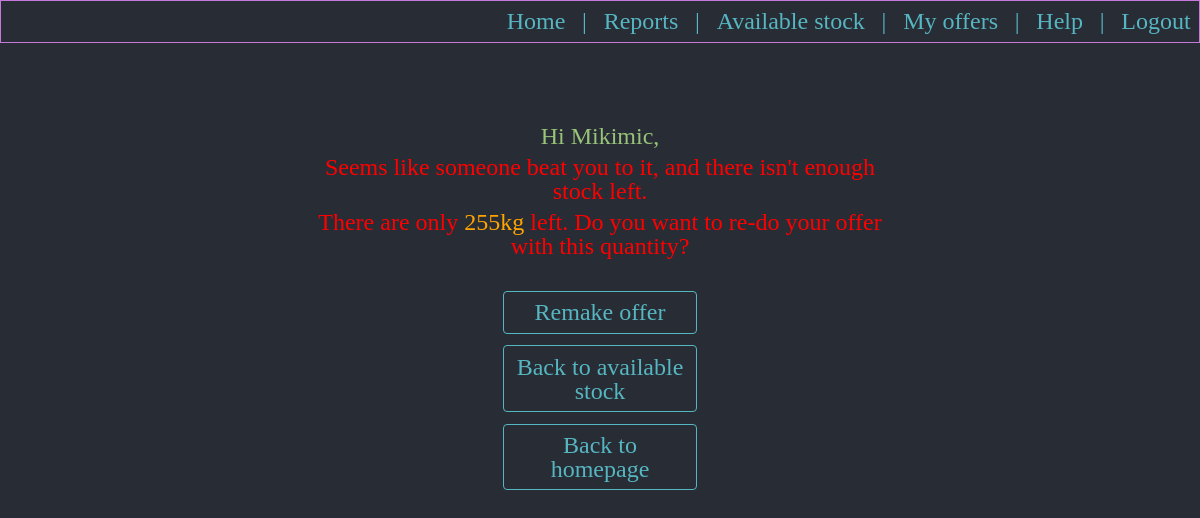
Before: /notenoughstock/185 (signed in) with the older database file.
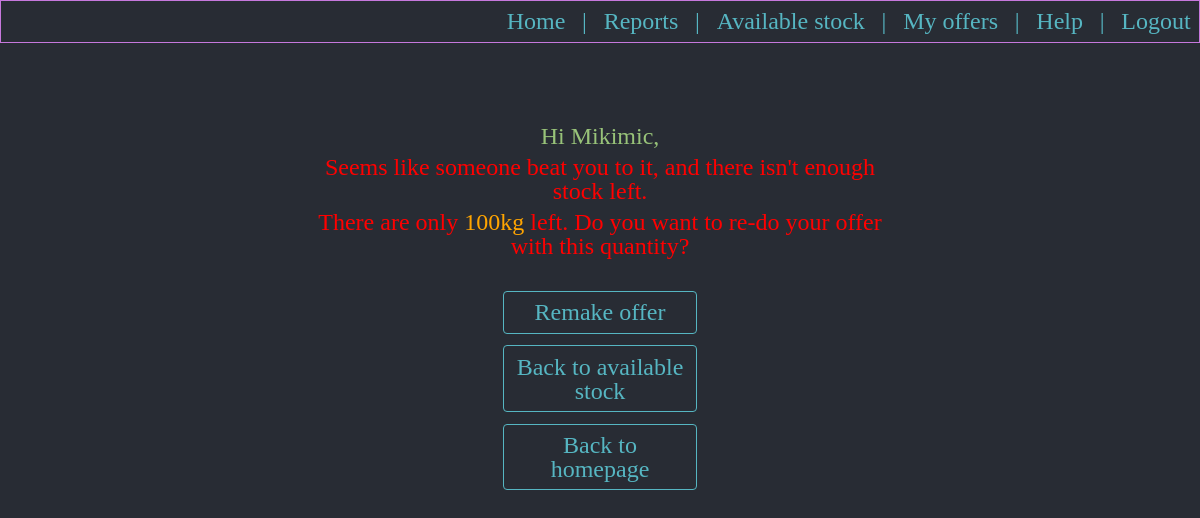
After: the same page with the newer database file.
### aged/models.py (models this page shows, shortened)
class AvailableStock(models.Model):
    available_product = models.ForeignKey(Products, null=True, blank=True, on_delete=models.RESTRICT)
    stock_location = models.ForeignKey(LocationsForStocks, null=True, blank=True, on_delete=models.RESTRICT)
    expiration_date = models.DateField()
    batch = models.CharField(max_length = 100)
    original_quantity_in_kg = models.IntegerField()
    under_offer_quantity_in_kg = models.IntegerField(default=0)
    sold_quantity_in_kg = models.IntegerField(default=0)
    available_quantity_in_kg = models.IntegerField()
    class Meta:
        verbose_name_plural = 'Available stock'

### aged/views.py (the view)
# urls.py: path('notenoughstock/<str:stockId>', views.notenoughstock, name='notenoughstock'),
@login_required
def notenoughstock(request, stockId):
    stock_item = AvailableStock.objects.filter(id=stockId).get()
    return render(request, 'aged/notenoghstockavailable.html', {'stock_item': stock_item})

### aged/templates/aged/notenoghstockavailable.html (shortened to what this page needs)
{% extends 'aged/base.html' %}
{% block body %}
<div class="div_menu_no_border">
  <p class="p_menu">Hi {{user}}, </p>
  <p class="p_menu" style="color:red">Seems like someone beat you to it, and there isn't enough stock left.</p>
  {% if stock_item.available_quantity_in_kg != 0 %}
  <p class="p_menu" style="color:red">There are only <span id="id_available_qty" style="color:orange"> {{ stock_item.available_quantity_in_kg }}kg</span> left. Do you want to re-do your offer with this quantity?</p>
  <br>
  <a class="a_menu" href="{% url 'usersmakeoffer' itm_id=stock_item.id %}">Remake offer</a>
  {% else %}
  <p id="id_zero_stock_left" class="p_menu" style="color:red">There are 0kg left</p>
  <br>
  {% endif %}
  <a class="a_menu" href="{% url 'userseallstock' %}">Back to available stock</a>
  <a class="a_menu" href="{% url 'home' %}">Back to homepage</a>
</div>
{% endblock %}

Changed rows visible on the page:
changed AvailableStock: available_quantity_in_kg "255" → "100"
